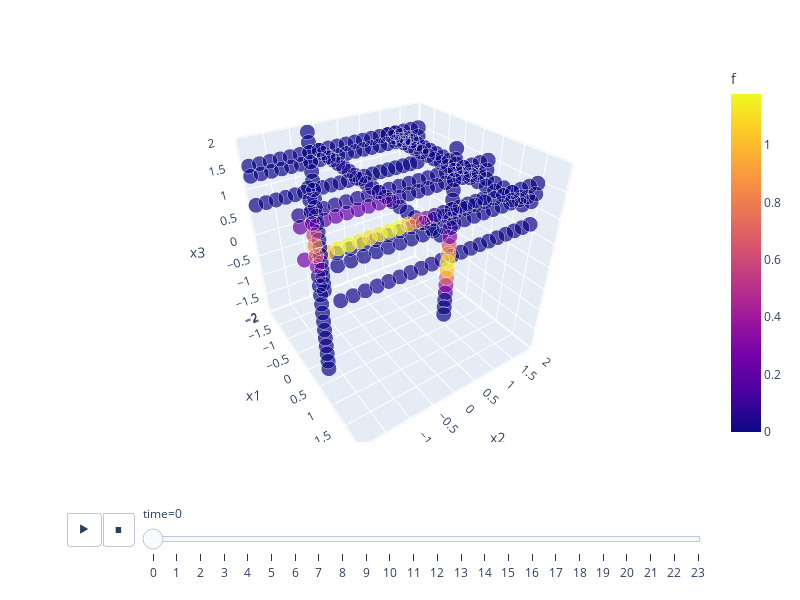

Notebook cell for this chart:
### Code cell
fig = grid_animation(df)
fig.show()

### Figure 1 — Plotly figure (JSON) as saved in the notebook; plotly's stock layout.template omitted (floating-point values rounded to 4 significant figures; data arrays with more than 128 entries replaced by an {"elided": "..."} marker saying what was removed)
{"data": [{"hovertemplate": "<b>%{hovertext}</b><br><br>time=0<br>x1=%{x}<br>x2=%{y}<br>x3=%{z}<br>size=%{marker.size}<br>f=%{marker.color}<extra></extra>", "hovertext": {"elided": "300 int values"}, "ids": {"elided": "300 int values"}, "legendgroup": "", "marker": {"color": {"elided": "300 float values"}, "coloraxis": "coloraxis", "size": {"elided": "300 int values"}, "sizemode": "area", "sizeref": 0.004444, "symbol": "circle"}, "mode": "markers", "name": "", "scene": "scene", "showlegend": false, "type": "scatter3d", "x": {"elided": "300 float values"}, "y": {"elided": "300 float values"}, "z": {"elided": "300 float values"}}], "layout": {"coloraxis": {"colorbar": {"title": {"text": "f"}}, "colorscale": [[0, "#0d0887"], [0.1111, "#46039f"], [0.2222, "#7201a8"], [0.3333, "#9c179e"], [0.4444, "#bd3786"], [0.5556, "#d8576b"], [0.6667, "#ed7953"], [0.7778, "#fb9f3a"], [0.8889, "#fdca26"], [1, "#f0f921"]]}, "height": 600, "legend": {"itemsizing": "constant", "tracegroupgap": 0}, "margin": {"t": 60}, "scene": {"camera": {"center": {"x": 0, "y": 0, "z": 0}, "eye": {"x": 1.5, "y": -1, "z": 1.2}, "up": {"x": 0, "y": 0, "z": 1}}, "domain": {"x": [0, 1], "y": [0, 1]}, "xaxis": {"title": {"text": "x1"}}, "yaxis": {"title": {"text": "x2"}}, "zaxis": {"title": {"text": "x3"}}}, "sliders": [{"active": 0, "currentvalue": {"prefix": "time="}, "len": 0.9, "pad": {"b": 10, "t": 60}, "steps": [{"args": [["0"], {"frame": {"duration": 0, "redraw": true}, "fromcurrent": true, "mode": "immediate", "transition": {"duration": 0, "easing": "linear"}}], "label": "0", "method": "animate"}, {"args": [["1"], {"frame": {"duration": 0, "redraw": true}, "fromcurrent": true, "mode": "immediate", "transition": {"duration": 0, "easing": "linear"}}], "label": "1", "method": "animate"}, {"args": [["2"], {"frame": {"duration": 0, "redraw": true}, "fromcurrent": true, "mode": "immediate", "transition": {"duration": 0, "easing": "linear"}}], "label": "2", "method": "animate"}, {"args": [["3"], {"frame": {"duration": 0, "redraw": true}, "fromcurrent": true, "mode": "immediate", "transition": {"duration": 0, "easing": "linear"}}], "label": "3", "method": "animate"}, {"args": [["4"], {"frame": {"duration": 0, "redraw": true}, "fromcurrent": true, "mode": "immediate", "transition": {"duration": 0, "easing": "linear"}}], "label": "4", "method": "animate"}, {"args": [["5"], {"frame": {"duration": 0, "redraw": true}, "fromcurrent": true, "mode": "immediate", "transition": {"duration": 0, "easing": "linear"}}], "label": "5", "method": "animate"}, {"args": [["6"], {"frame": {"duration": 0, "redraw": true}, "fromcurrent": true, "mode": "immediate", "transition": {"duration": 0, "easing": "linear"}}], "label": "6", "method": "animate"}, {"args": [["7"], {"frame": {"duration": 0, "redraw": true}, "fromcurrent": true, "mode": "immediate", "transition": {"duration": 0, "easing": "linear"}}], "label": "7", "method": "animate"}, {"args": [["8"], {"frame": {"duration": 0, "redraw": true}, "fromcurrent": true, "mode": "immediate", "transition": {"duration": 0, "easing": "linear"}}], "label": "8", "method": "animate"}, {"args": [["9"], {"frame": {"duration": 0, "redraw": true}, "fromcurrent": true, "mode": "immediate", "transition": {"duration": 0, "easing": "linear"}}], "label": "9", "method": "animate"}, {"args": [["10"], {"frame": {"duration": 0, "redraw": true}, "fromcurrent": true, "mode": "immediate", "transition": {"duration": 0, "easing": "linear"}}], "label": "10", "method": "animate"}, {"args": [["11"], {"frame": {"duration": 0, "redraw": true}, "fromcurrent": true, "mode": "immediate", "transition": {"duration": 0, "easing": "linear"}}], "label": "11", "method": "animate"}, {"args": [["12"], {"frame": {"duration": 0, "redraw": true}, "fromcurrent": true, "mode": "immediate", "transition": {"duration": 0, "easing": "linear"}}], "label": "12", "method": "animate"}, {"args": [["13"], {"frame": {"duration": 0, "redraw": true}, "fromcurrent": true, "mode": "immediate", "transition": {"duration": 0, "easing": "linear"}}], "label": "13", "method": "animate"}, {"args": [["14"], {"frame": {"duration": 0, "redraw": true}, "fromcurrent": true, "mode": "immediate", "transition": {"duration": 0, "easing": "linear"}}], "label": "14", "method": "animate"}, {"args": [["15"], {"frame": {"duration": 0, "redraw": true}, "fromcurrent": true, "mode": "immediate", "transition": {"duration": 0, "easing": "linear"}}], "label": "15", "method": "animate"}, {"args": [["16"], {"frame": {"duration": 0, "redraw": true}, "fromcurrent": true, "mode": "immediate", "transition": {"duration": 0, "easing": "linear"}}], "label": "16", "method": "animate"}, {"args": [["17"], {"frame": {"duration": 0, "redraw": true}, "fromcurrent": true, "mode": "immediate", "transition": {"duration": 0, "easing": "linear"}}], "label": "17", "method": "animate"}, {"args": [["18"], {"frame": {"duration": 0, "redraw": true}, "fromcurrent": true, "mode": "immediate", "transition": {"duration": 0, "easing": "linear"}}], "label": "18", "method": "animate"}, {"args": [["19"], {"frame": {"duration": 0, "redraw": true}, "fromcurrent": true, "mode": "immediate", "transition": {"duration": 0, "easing": "linear"}}], "label": "19", "method": "animate"}, {"args": [["20"], {"frame": {"duration": 0, "redraw": true}, "fromcurrent": true, "mode": "immediate", "transition": {"duration": 0, "easing": "linear"}}], "label": "20", "method": "animate"}, {"args": [["21"], {"frame": {"duration": 0, "redraw": true}, "fromcurrent": true, "mode": "immediate", "transition": {"duration": 0, "easing": "linear"}}], "label": "21", "method": "animate"}, {"args": [["22"], {"frame": {"duration": 0, "redraw": true}, "fromcurrent": true, "mode": "immediate", "transition": {"duration": 0, "easing": "linear"}}], "label": "22", "method": "animate"}, {"args": [["23"], {"frame": {"duration": 0, "redraw": true}, "fromcurrent": true, "mode": "immediate", "transition": {"duration": 0, "easing": "linear"}}], "label": "23", "method": "animate"}], "x": 0.1, "xanchor": "left", "y": 0, "yanchor": "top"}], "updatemenus": [{"buttons": [{"args": [null, {"frame": {"duration": 100, "redraw": true}, "fromcurrent": true, "mode": "immediate", "transition": {"duration": 20, "easing": "linear"}}], "label": "&#9654;", "method": "animate"}, {"args": [[null], {"frame": {"duration": 0, "redraw": true}, "fromcurrent": true, "mode": "immediate", "transition": {"duration": 0, "easing": "linear"}}], "label": "&#9724;", "method": "animate"}], "direction": "left", "pad": {"r": 10, "t": 70}, "showactive": false, "type": "buttons", "x": 0.1, "xanchor": "right", "y": 0, "yanchor": "top"}], "width": 800}}
